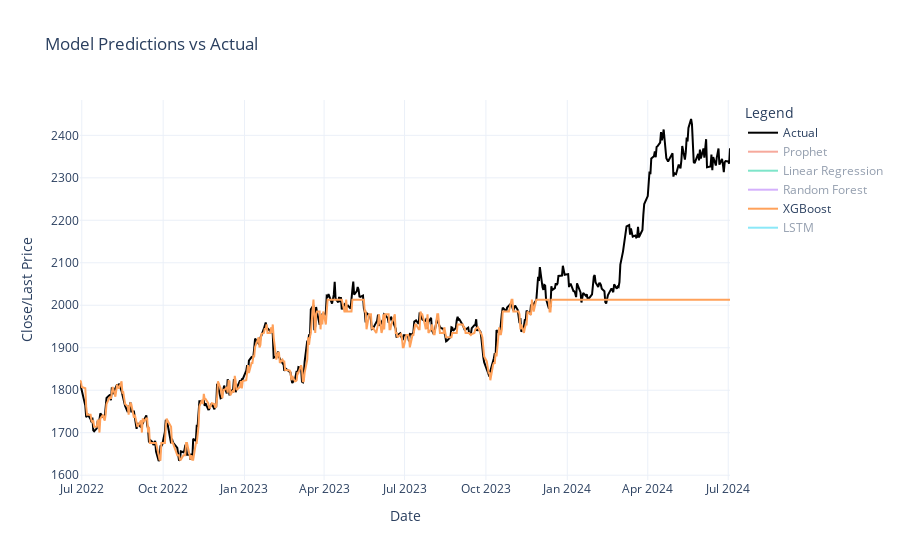

The code cell stored with this chart in its notebook:
### Code cell
import plotly.graph_objects as go

# Plotting function using Plotly
def plot_predictions(test, predictions):
    fig = go.Figure()

    # Add actual values
    fig.add_trace(go.Scatter(x=test.index, y=test.values, mode='lines', name='Actual', line=dict(color='black')))

    # Add predictions for each model
    for model_name, y_pred in predictions.items():
        if len(y_pred) < len(test):
            x_values = test.index[-len(y_pred):]
        else:
            x_values = test.index
        fig.add_trace(go.Scatter(x=x_values, y=y_pred.flatten(), mode='lines', name=model_name))

    # Update layout
    fig.update_layout(
        title='Model Predictions vs Actual',
        xaxis_title='Date',
        yaxis_title='Close/Last Price',
        legend_title='Legend',
        template='plotly_white'
    )

    fig.show()

# Plot predictions
plot_predictions(test['Close/Last'], predictions)

### Figure 1 — Plotly figure (JSON) as saved in the notebook; plotly's stock layout.template omitted (floating-point values rounded to 4 significant figures; data arrays with more than 128 entries replaced by an {"elided": "..."} marker saying what was removed)
{"data": [{"line": {"color": "black"}, "mode": "lines", "name": "Actual", "type": "scatter", "x": {"elided": "503 str values"}, "y": {"elided": "503 float values"}}, {"mode": "lines", "name": "Prophet", "type": "scatter", "visible": "legendonly", "x": {"elided": "503 str values"}, "y": {"elided": "503 float values"}}, {"mode": "lines", "name": "Linear Regression", "type": "scatter", "visible": "legendonly", "x": {"elided": "503 str values"}, "y": {"elided": "503 float values"}}, {"mode": "lines", "name": "Random Forest", "type": "scatter", "visible": "legendonly", "x": {"elided": "503 str values"}, "y": {"elided": "503 float values"}}, {"mode": "lines", "name": "XGBoost", "type": "scatter", "x": {"elided": "503 str values"}, "y": {"elided": "503 float values"}}, {"mode": "lines", "name": "LSTM", "type": "scatter", "visible": "legendonly", "x": {"elided": "493 str values"}, "y": {"elided": "493 float values"}}], "layout": {"autosize": true, "legend": {"title": {"text": "Legend"}}, "title": {"text": "Model Predictions vs Actual"}, "xaxis": {"autorange": true, "range": ["2022-06-29", "2024-07-03"], "title": {"text": "Date"}, "type": "date"}, "yaxis": {"autorange": true, "range": [1589.0, 2483.0], "title": {"text": "Close/Last Price"}, "type": "linear"}}}
